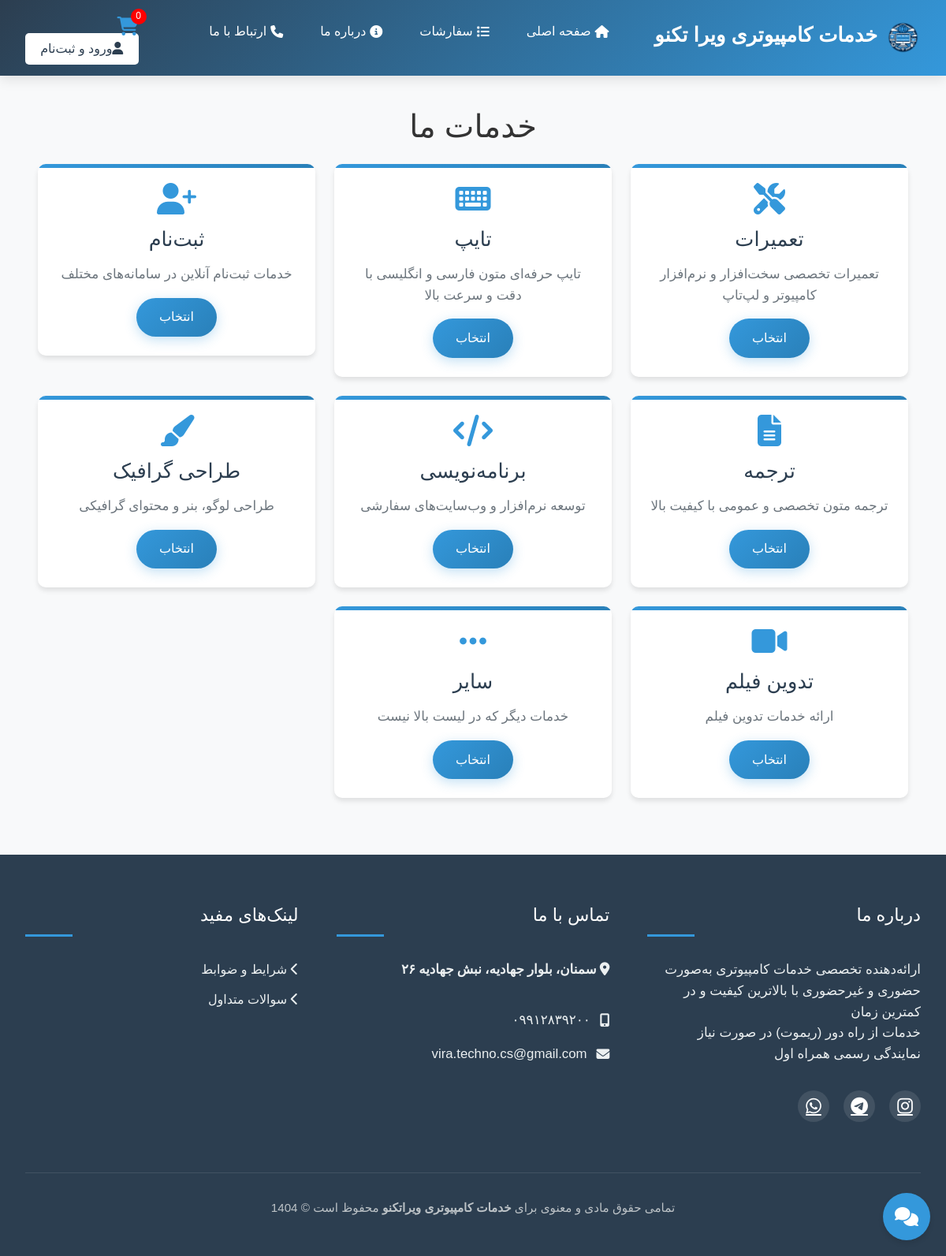
Screenshot of /orders/ with the database file from the repository.
### main/models.py (models this page shows, shortened)
class Service(models.Model):
    ICON_CHOICES = [
        ('fa-keyboard', 'تایپ'),
        ('fa-tools', 'تعمیرات'),
        ('fa-user-plus', 'ثبت‌نام'),
        ('fa-file-alt', 'ترجمه'),
        ('fa-code', 'برنامه‌نویسی'),
        ('fa-paint-brush', 'طراحی گرافیک'),
        ('fa-laptop', 'لپ‌تاپ'),
        ('fa-server', 'سرور'),
        ('fa-database', 'دیتابیس'),
        ('fa-print', 'پرینت'),
        ('fa-camera', 'عکاسی'),
        ('fa-video', 'فیلم‌برداری'),
        ('fa-mobile-alt', 'موبایل'),
        ('fa-cogs', 'تنظیمات'),
        ('fa-network-wired', 'شبکه'),
        ('fa-cloud', 'کلود'),
        ('fa-bug', 'دیباگ'),
        ('fa-shield-alt', 'امنیت'),
        ('fa-file-excel', 'اکسل'),
        ('fa-file-word', 'وورد'),
        ('fa-file-powerpoint', 'پاورپوینت'),
        ('fa-photo-video', 'چندرسانه‌ای'),
        ('fa-globe', 'وب‌سایت'),
        ('fa-shopping-cart', 'فروشگاه آنلاین'),
    ]
    title = models.CharField(max_length=200)
    description = models.TextField()
    icon_class = models.CharField(max_length=50, choices=ICON_CHOICES, blank=True, null=True)
    base_price = models.DecimalField(max_digits=10, decimal_places=2, default=0.00)  # اصلاح شده

### main/views.py (the view)
# urls.py: path('orders/', views.order_list, name='order_list'),
def order_list(request):
    services = Service.objects.all()  # مطمئن شو دیتابیس سرویس داره
    return render(request, 'main/orders.html', {'services': services})

### main/templates/main/orders.html (shortened to what this page needs)
<!DOCTYPE html>
<html lang="fa" dir="rtl">
<head>
    <link href="https://cdn.fontcdn.ir/Font/Persian/Vazir/Vazir.css" rel="stylesheet">
    <link rel="stylesheet" href="https://cdnjs.cloudflare.com/ajax/libs/font-awesome/6.4.0/css/all.min.css">
    {% load static %}
    <link href="https://cdn.jsdelivr.net/npm/bootstrap@5.3.2/dist/css/bootstrap.min.css" rel="stylesheet">
    <link rel="stylesheet" href="{% static 'main/home.css' %}">
</head>
<body>
    <header>
        <div class="header-container">
            <div class="logo">
                <img src="{% static 'main/image/logo4 copy.png' %}" alt="خدمات کامپیوتری ویرا تکنو" width="45" height="45" loading="lazy">
                <h1>خدمات کامپیوتری ویرا تکنو</h1>
            </div>
            <nav>
                <ul>
                    <li><a href="{% url 'home' %}"><i class="fas fa-home"></i> صفحه اصلی</a></li>
                    <li><a href="{% url 'order_list' %}" class="active"><i class="fas fa-list"></i> سفارشات</a></li>
                    <li><a href="{% url 'about' %}"><i class="fas fa-info-circle"></i> درباره ما</a></li>
                    <li><a href="{% url 'contact' %}"><i class="fas fa-phone"></i> ارتباط با ما</a></li>
                </ul>
            </nav>
            <div class="auth-button">
                <div class="cart">
                    <i class="fas fa-shopping-cart cart-icon" onclick="showCart()"></i>
                    <span class="cart-count" id="cart-count">0</span>
                </div>
                {% if user.is_authenticated %}
                    <span class="user-welcome">خوش آمدید، {{ user.username }}!</span>
                    <a href="{% url 'logout' %}" class="btn btn-sm btn-danger">خروج</a>
                {% else %}
                    <a href="{% url 'login' %}"><i class="fas fa-user"></i>ورود و ثبت‌نام</a>
                {% endif %}
            </div>
        </div>
    </header>
    <main>
        <div class="orders-container">
            <h1 class="text-center mb-4">خدمات ما</h1>
            {% if services %}
                <div class="row">
                    {% for service in services %}
                        <div class="col-md-4 col-sm-6">
                            <div class="service-card">
                                <i class="fas {{ service.icon_class|default:'fa-cog' }}"></i>
                                <h3>{{ service.title }}</h3>
                                <p>{{ service.description }}</p>
                                <button class="btn btn-primary" onclick="loadOrderForm('{{ service.id }}')">انتخاب</button>
                            </div>
                        </div>
                    {% endfor %}
                    <div class="col-md-4 col-sm-6">
                        <div class="service-card">
                            <i class="fas fa-ellipsis-h"></i>
                            <h3>سایر</h3>
                            <p>خدمات دیگر که در لیست بالا نیست</p>
                            <button class="btn btn-primary" onclick="loadCustomServiceForm()">انتخاب</button>
                        </div>
                    </div>
                </div>
            {% else %}
                <p class="text-center text-warning">هیچ خدمتی در سیستم ثبت نشده است. با ادمین تماس بگیرید.</p>
            {% endif %}
        </div>
    </main>
    <footer>
        <div class="footer-container">
            <div class="footer-column">
                <h3>درباره ما</h3>
                <p>ارائه‌دهنده تخصصی خدمات کامپیوتری به‌صورت حضوری و غیرحضوری با بالاترین کیفیت و در کمترین زمان<br> خدمات از راه دور (ریموت) در صورت نیاز <br> نمایندگی رسمی همراه اول</p>
                <div class="social-links">
                    <a href="https://instagram.com/vira.techni.cs" aria-label="اینستاگرام" target="_blank"><i class="fab fa-instagram"></i></a>
                    <a href="https://t.me/vira_techno_cs" aria-label="تلگرام" target="_blank"><i class="fab fa-telegram"></i></a>
                    <a href="#" aria-label="واتساپ" target="_blank"><i class="fab fa-whatsapp"></i></a>
                </div>
            </div>
            <div class="footer-column">
                <h3>تماس با ما</h3>
                <address class="fas fa-map-marker-alt"> سمنان، بلوار جهادیه، نبش جهادیه ۲۶ </address>
                <div class="contact-info">
                    <p><i class="fas fa-mobile-alt"></i> ۰۹۹۱۲۸۳۹۲۰۰</p>
                    <p><i class="fas fa-envelope"></i> vira.techno.cs@gmail.com</p>
                </div>
            </div>
            <div class="footer-column">
                <h3>لینک‌های مفید</h3>
                <ul style="list-style: none;">
                    <li style="margin-bottom: 0.8rem;"><a href="{% url 'terms_and_conditions' %}" style="color: #ecf0f1; text-decoration: none; transition: var(--transition);"><i class="fas fa-chevron-left"></i> شرایط و ضوابط</a></li>
                    <li style="margin-bottom: 0.8rem;"><a href="{% url 'faq' %}" style="color: #ecf0f1; text-decoration: none; transition: var(--transition);"><i class="fas fa-chevron-left"></i> سوالات متداول</a></li>
                </ul>
            </div>
        </div>
        <div class="copyright">
            <p>تمامی حقوق مادی و معنوی برای <strong>خدمات کامپیوتری ویراتکنو</strong> محفوظ است © 1404</p>
        </div>
    </footer>
    <div class="chat-button" data-bs-toggle="modal" data-bs-target="#chatModal">
        <i class="fas fa-comments"></i>
    </div>

### main/static/main/home.css (style rules this page uses)
:root { --primary-color: #3498db; --primary-dark: #2980b9; --secondary-color: #2c3e50; --light-color: #ecf0f1; --dark-color: #333; --gray-color: #95a5a6; --white: #fff; --box-shadow: 0 5px 15px rgba(0, 0, 0, 0.1); --transition: all 0.3s ease; }
* { margin: 0; padding: 0; box-sizing: border-box; }
body { font-family: 'Vazir', 'Segoe UI', Tahoma, Geneva, Verdana, sans-serif; line-height: 1.6; color: var(--dark-color); background-color: #f9f9f9; overflow-x: hidden; }
header { background: linear-gradient(135deg, var(--secondary-color), var(--primary-color)); color: var(--white); padding: 1rem 2rem; box-shadow: var(--box-shadow); position: sticky; top: 0; z-index: 100; transition: var(--transition); }
.header-container { display: flex; justify-content: space-between; align-items: center; max-width: 1400px; margin: 0 auto; }
.logo { display: flex; align-items: center; gap: 10px; }
.logo img { height: 45px; width: auto; border-radius: 50%; object-fit: cover; }
.logo h1 { font-size: 1.6rem; font-weight: 700; }
nav ul { display: flex; list-style: none; gap: 15px; }
nav ul li { position: relative; }
nav ul li a { color: var(--white); text-decoration: none; font-weight: 500; padding: 0.7rem 1rem; border-radius: 5px; transition: var(--transition); display: flex; align-items: center; gap: 5px; }
.auth-button a { padding: 0.7rem 1.2rem; border-radius: 5px; text-decoration: none; font-weight: 500; transition: var(--transition); background-color: var(--white); color: var(--secondary-color); }
main { max-width: 1400px; margin: 2.5rem auto; padding: 0 2rem; }
.service-card { background-color: var(--white); border-radius: 12px; padding: 2.5rem; box-shadow: 0 5px 20px rgba(0, 0, 0, 0.08); transition: transform 0.4s ease, box-shadow 0.4s ease; position: relative; overflow: hidden; }
.service-card::before { content: ''; position: absolute; top: 0; right: 0; width: 100%; height: 5px; background: linear-gradient(90deg, var(--primary-color), var(--primary-dark)); transition: height 0.3s ease; }
.service-card i { font-size: 2.8rem; color: var(--primary-color); margin-bottom: 1.8rem; }
.service-card h3 { font-size: 1.6rem; margin-bottom: 1.2rem; color: var(--secondary-color); }
.service-card p { color: #666; margin-bottom: 2rem; font-size: 1.05rem; }
.btn { display: inline-block; background: linear-gradient(135deg, var(--primary-color), var(--primary-dark)); color: var(--white); padding: 0.8rem 1.8rem; border-radius: 50px; text-decoration: none; font-weight: 500; transition: var(--transition); border: none; cursor: pointer; box-shadow: 0 4px 15px rgba(52, 152, 219, 0.3); }
footer { background-color: var(--secondary-color); color: var(--white); padding: 4rem 2rem 2rem; margin-top: 3rem; }
.footer-container { max-width: 1400px; margin: 0 auto; display: grid; grid-template-columns: repeat(auto-fit, minmax(280px, 1fr)); gap: 3rem; }
.footer-column h3 { font-size: 1.4rem; margin-bottom: 1.8rem; position: relative; padding-bottom: 0.8rem; }
.footer-column h3::after { content: ''; position: absolute; left: 0; bottom: 0; width: 60px; height: 3px; background-color: var(--primary-color); }
.footer-column p, .footer-column address { margin-bottom: 1.2rem; color: var(--light-color); font-style: normal; font-size: 1.05rem; }
.contact-info { margin-top: 1.5rem; }
.contact-info p { display: flex; align-items: center; gap: 12px; margin-bottom: 1rem; }
.social-links { display: flex; gap: 18px; margin-top: 2rem; }
.social-links a { color: var(--white); font-size: 1.4rem; transition: var(--transition); width: 40px; height: 40px; border-radius: 50%; display: flex; align-items: center; justify-content: center; background-color: rgba(255, 255, 255, 0.1); }
.copyright { text-align: center; margin-top: 4rem; padding-top: 2rem; border-top: 1px solid rgba(255, 255, 255, 0.1); color: #bdc3c7; font-size: 0.95rem; }
@media (max-width: 1200px) { .service-card { padding: 2rem; } }
.service-card { animation: fadeIn 0.6s ease forwards; }
.service-card:nth-child(1) { animation-delay: 0.1s; }

### rows the page displays
Service: title "تعمیرات", description "تعمیرات تخصصی سخت‌افزار و نرم‌افزار کامپیوتر و لپ‌تاپ"
Service: title "تایپ", description "تایپ حرفه‌ای متون فارسی و انگلیسی با دقت و سرعت بالا"
Service: title "ثبت‌نام", description "خدمات ثبت‌نام آنلاین در سامانه‌های مختلف"
Service: title "ترجمه", description "ترجمه متون تخصصی و عمومی با کیفیت بالا"
Service: title "برنامه‌نویسی", description "توسعه نرم‌افزار و وب‌سایت‌های سفارشی"
Service: title "طراحی گرافیک", description "طراحی لوگو، بنر و محتوای گرافیکی"
Service: title "تدوین فیلم", description "ارائه خدمات تدوین فیلم"
